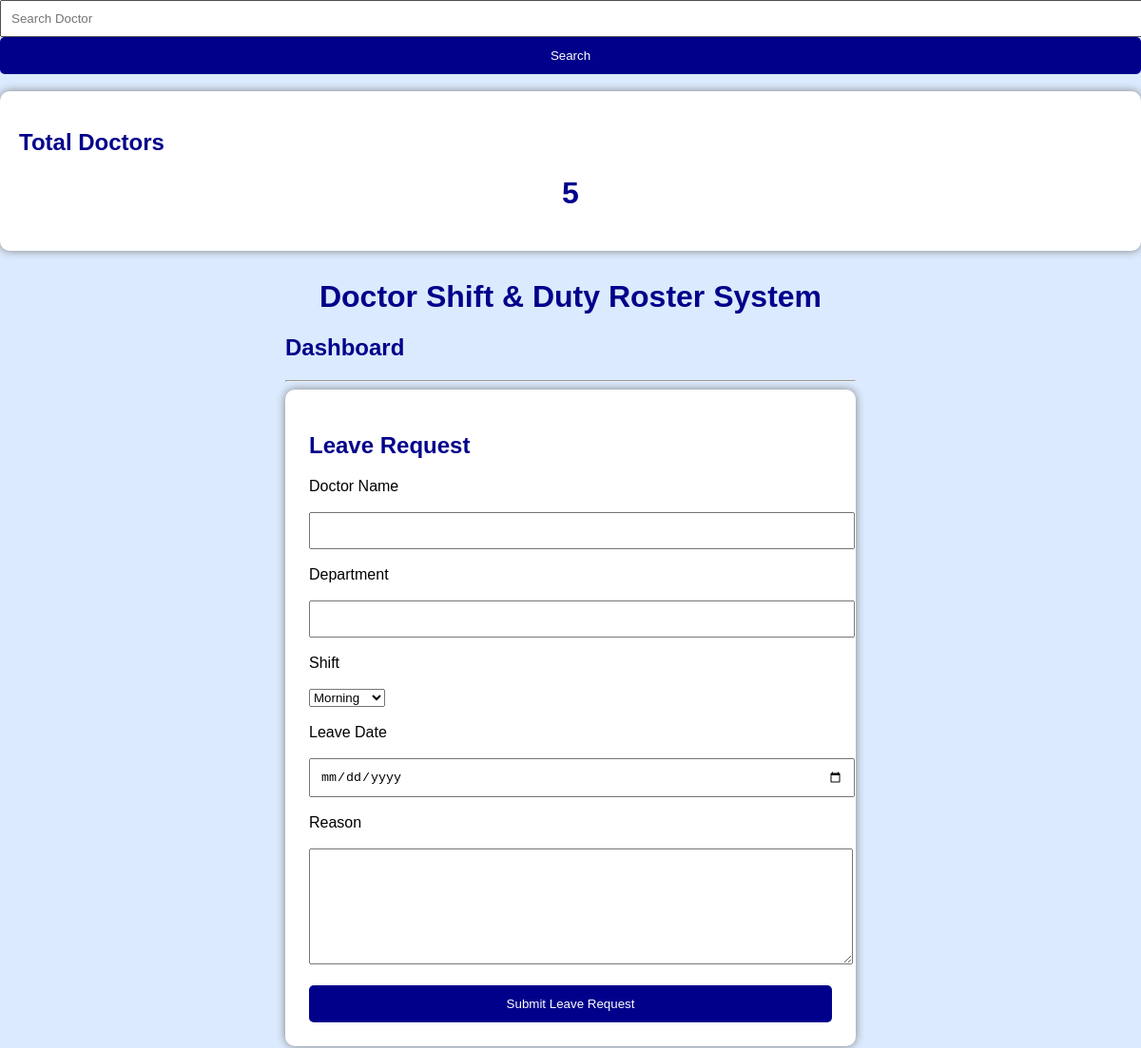
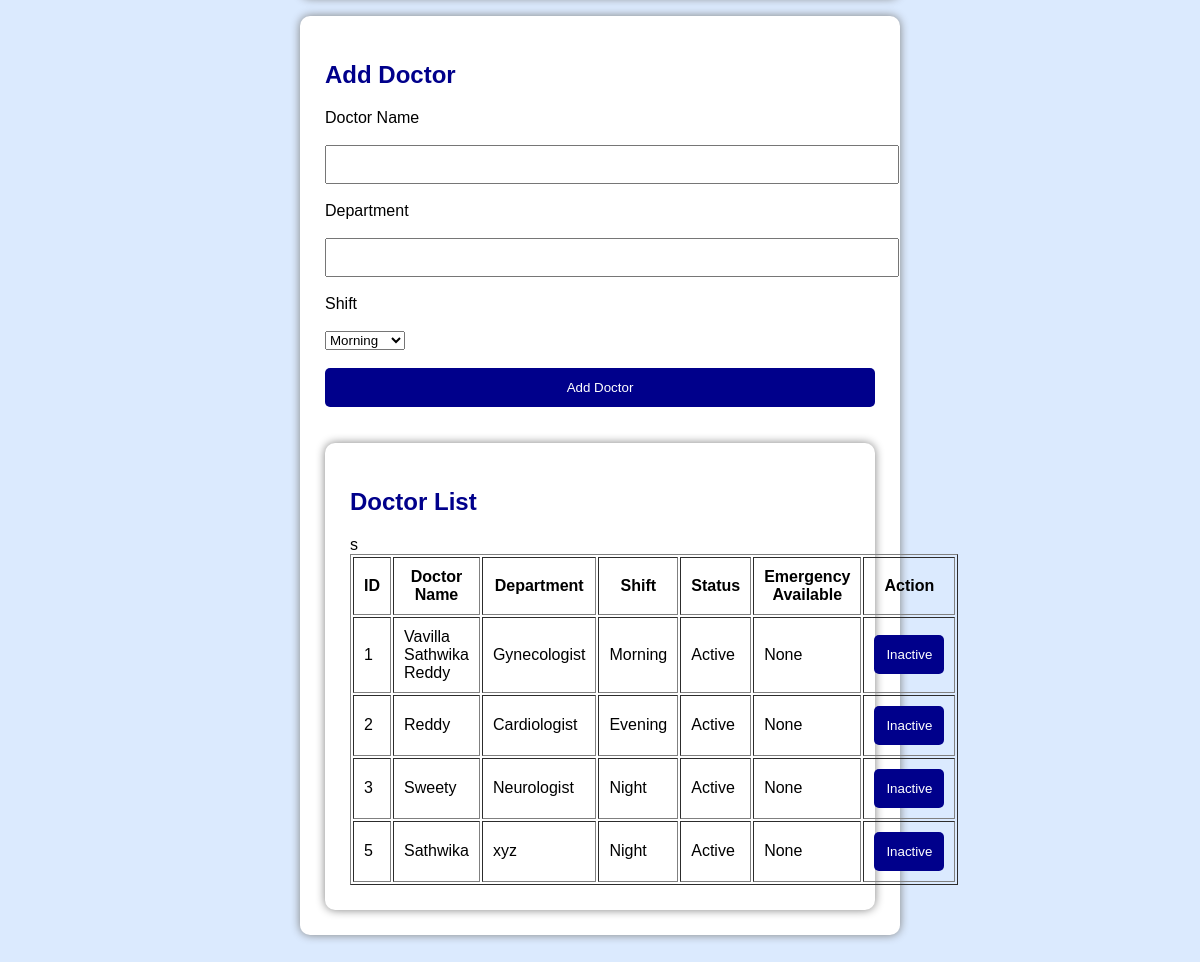
/dashboard, run on the app's committed database (2 pictures, top to bottom).
### tables this page shows
CREATE TABLE doctors(
        id INTEGER PRIMARY KEY AUTOINCREMENT,
        doctor_name TEXT,
        department TEXT,
        shift TEXT,
                   
        status TEXT,
        availability TEXT
    , emergency_available TEXT);

### app.py (the view)
@app.route('/dashboard')
def dashboard():
    conn = sqlite3.connect('database.db')
    cursor = conn.cursor()
    search = request.args.get('search')
    cursor.execute("SELECT COUNT(*) FROM doctors")
    total_doctors = cursor.fetchone()[0]
    cursor.execute("SELECT * FROM leave_requests Where status='Approved' ")
    leave_data = cursor.fetchall()
    if search:
        cursor.execute(
            "SELECT * FROM doctors WHERE doctor_name LIKE ?",
            ('%' + search + '%',)
    )
    else:
        cursor.execute("SELECT * FROM doctors WHERE status='Active'")
    doctor_data = cursor.fetchall()
    conn.close()
    return render_template(
        "dashboard.html",
        leave_requests=leave_data,
        doctors=doctor_data,
        total_doctors=total_doctors
    )

### templates/dashboard.html (shortened to what this page needs)
<!DOCTYPE html>
<html>
<head>
    <form method="GET">
        <input type="text"
               name="search"
               placeholder="Search Doctor">
        <button type="submit">
            Search
        </button>
    </form>
    <br>
    <div class="card">
        <h2>Total Doctors</h2>
        <h1>{{ total_doctors }}</h1>
    </div>
    <link rel="stylesheet" href="{{ url_for('static', filename='style.css') }}">
</head>
<body>
<div class="dashboard-container">
    <h1>Doctor Shift & Duty Roster System</h1>
    <h2>Dashboard</h2>
    <hr>
    <div class="section-box">
        <h2>Leave Request</h2>
        <form action="/submit_leave" method="POST">
            <label>Doctor Name</label>
            <br><br>
            <input type="text"
                   name="doctor_name"
                   required>
            <br><br>
            <label>Department</label>
            <br><br>
            <input type="text"
                   name="department"
                   required>
            <br><br>
            <label>Shift</label>
            <br><br>
            <select name="shift">
                <option>Morning</option>
            </select>
            <br><br>
            <label>Leave Date</label>
            <br><br>
            <input type="date"
                   name="leave_date"
                   required>
            <br><br>
            <label>Reason</label>
            <br><br>
            <textarea name="reason"
                      required></textarea>
            <br><br>
            <button type="submit">
                Submit Leave Request
            </button>
        </form>
    </div>
    <br>
    <div class="section-box">
        <h2>Add Doctor</h2>
        <form action="/save_doctor" method="POST">
            <label>Doctor Name</label>
            <br><br>
            <input type="text" name="doctor_name">
            <br><br>
            <label>Department</label>
            <br><br>
            <input type="text" name="department">
            <br><br>
<label>Shift</label>
<br><br>
<select name="shift">
    <option>Morning</option>
</select>
            <br><br>
            <button type="submit">
                Add Doctor
            </button>
        </form>
        <br><br>
<div class="section-box">
    <h2>Doctor List</h2>
    <table border="1" cellpadding="10" width="100%">
        <tr>
            <th>ID</th>
            <th>Doctor Name</th>
            <th>Department</th>
            <th>Shift</th>
            <th>Status</th>
            <th>Emergency Available</th>
            <th>Action</th>
        </tr>
        {% for doctor in doctors %}
        <tr>
            <td>{{ doctor[0] }}</td>
            <td>{{ doctor[1] }}</td>
            <td>{{ doctor[2] }}</td>
            <td>{{ doctor[3] }}</td>
            <td>{{ doctor[4] }}</td>
            <td>{{ doctor[6] }}</td>
            <td>
                <a href="/delete_doctor/{{ doctor[0] }}">
                    <button>Inactive</button>
                </a>
            </td>
        </tr>
        {% endfor %}
    </table>
</div>
    </div>
</div>
</body>
</html>

### static/style.css (style rules this page uses)
body { background-color: #dbeafe; font-family: Arial; margin: 0; padding: 0; }
.dashboard-container { width: 600px; margin: 30px auto; }
h1 { text-align: center; color: darkblue; }
h2 { color: darkblue; }
.section-box { background-color: white; padding: 25px; border-radius: 10px; box-shadow: 0px 0px 10px gray; }
input, textarea { width: 100%; padding: 10px; }
textarea { height: 100px; }
button { background-color: darkblue; color: white; border: none; padding: 12px; width: 100%; cursor: pointer; border-radius: 5px; }
.card { background-color: white; padding: 20px; border-radius: 10px; margin-bottom: 20px; box-shadow: 0px 0px 10px gray; }

### data on the page
doctors: id "1", doctor_name "Vavilla Sathwika Reddy", department "Gynecologist", shift "Morning", status "Active", doctor "None"
doctors: id "2", doctor_name "Reddy", department "Cardiologist", shift "Evening", status "Active", doctor "None"
doctors: id "3", doctor_name "Sweety", department "Neurologist", shift "Night", status "Active", doctor "None"
doctors: id "5", doctor_name "Sathwika", department "xyz", shift "Night", status "Active", doctor "None"

### other printed values
{{ total_doctors }} "5"
